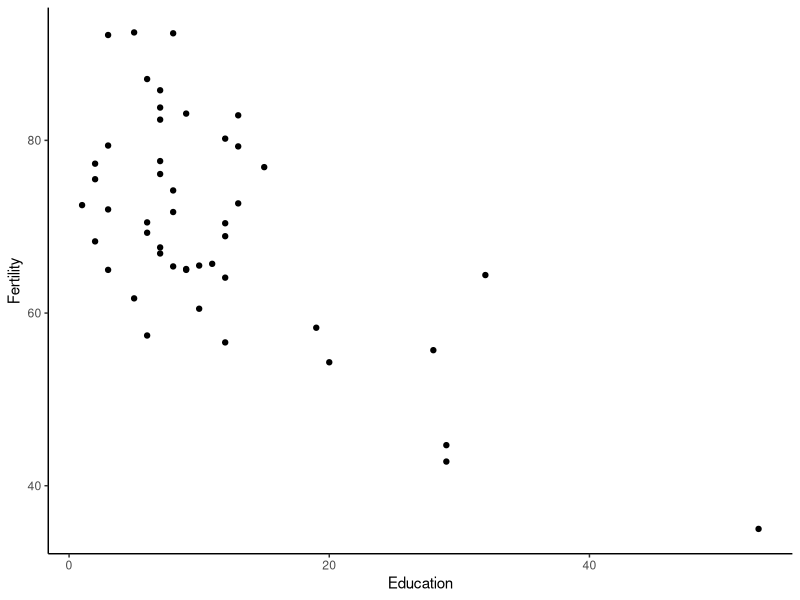

Recreate this plot in R.
## ---- chunk 1
data(swiss)
head(swiss)
## ---- chunk 2
library(ggplot2)

ggplot(data = swiss,mapping = aes(x=Education,y=Fertility)) + geom_point() + 
  theme_classic()
## ---- chunk 3
m1 <- lm(swiss$Fertility~swiss$Education)
summary(m1)
## ---- chunk 4
anova(m1)
